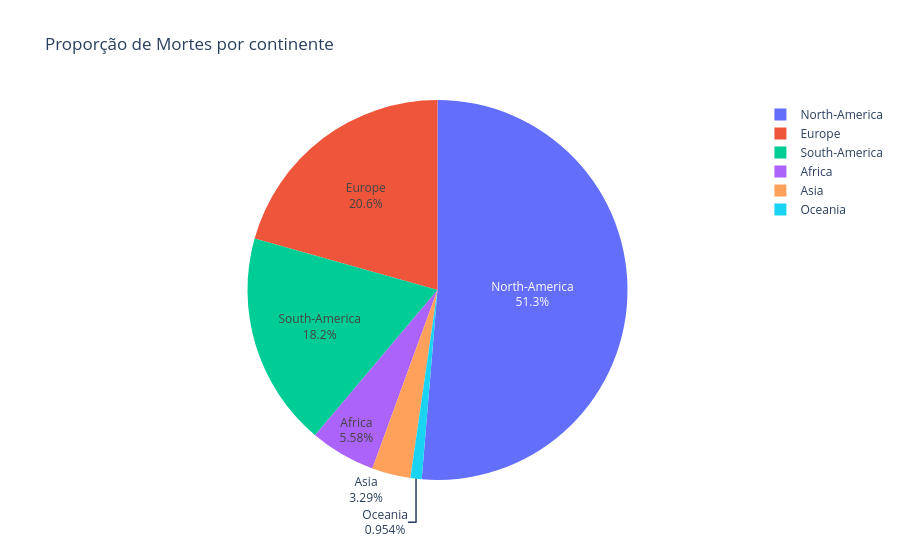

The notebook cell saved with this chart:
### Code cell
# Passo 5: Análise detalhada, taxa de porcentagem de pessoas que morreram em cada continente
import plotly.express as px

grafico = px.pie(tabela, names="continent", values="deaths.total", title=f"Proporção de Mortes por continente")
grafico.update_traces(textinfo='percent+label')
grafico.show()

### Figure 1 — Plotly figure (JSON) as saved in the notebook; plotly's stock layout.template omitted (floating-point values rounded to 4 significant figures)
{"data": [{"domain": {"x": [0, 1], "y": [0, 1]}, "hovertemplate": "continent=%{label}<br>deaths.total=%{value}<extra></extra>", "labels": ["North-America", "North-America", "Africa", "Africa", "Africa", "Africa", "Africa", "North-America", "North-America", "North-America", "Africa", "North-America", "North-America", "Africa", "South-America", "Asia", "Asia", "Asia", "Asia", "Africa", "Africa", "Africa", "Africa", "South-America", "Africa", "Asia", "South-America", "North-America", "Asia", "Asia", "Europe", "Europe", "Europe", "North-America", "Asia", "South-America", "North-America", "Africa", "Europe", "South-America", "Asia", "North-America", "Europe", "South-America", "Europe", "Asia", "Europe", "Europe", "Oceania", "South-America", "North-America"], "legendgroup": "", "name": "", "showlegend": true, "textinfo": "percent+label", "type": "pie", "values": [40.0, 21.0, 312.0, 183.0, 295.0, 177.0, 113.0, 37.0, 238.0, 844.0, 147.0, 295.0, 292.0, 417.0, 420.0, 316.0, 1637.0, 2991.0, 225.0, 2801.0, 3155.0, 5740.0, 2250.0, 5856.0, 24610.0, 690.0, 7664.0, 4384.0, 14120.0, 13850.0, 21220.0, 9491.0, 38750.0, 20290.0, 10950.0, 22410.0, 8727.0, 102600.0, 28130.0, 64500.0, 37350.0, 59030.0, 43520.0, 222200.0, 68930.0, 2024.0, 121800.0, 196500.0, 24410.0, 143200.0, 1219000.0]}], "layout": {"legend": {"tracegroupgap": 0}, "title": {"text": "Proporção de Mortes por continente"}}}
